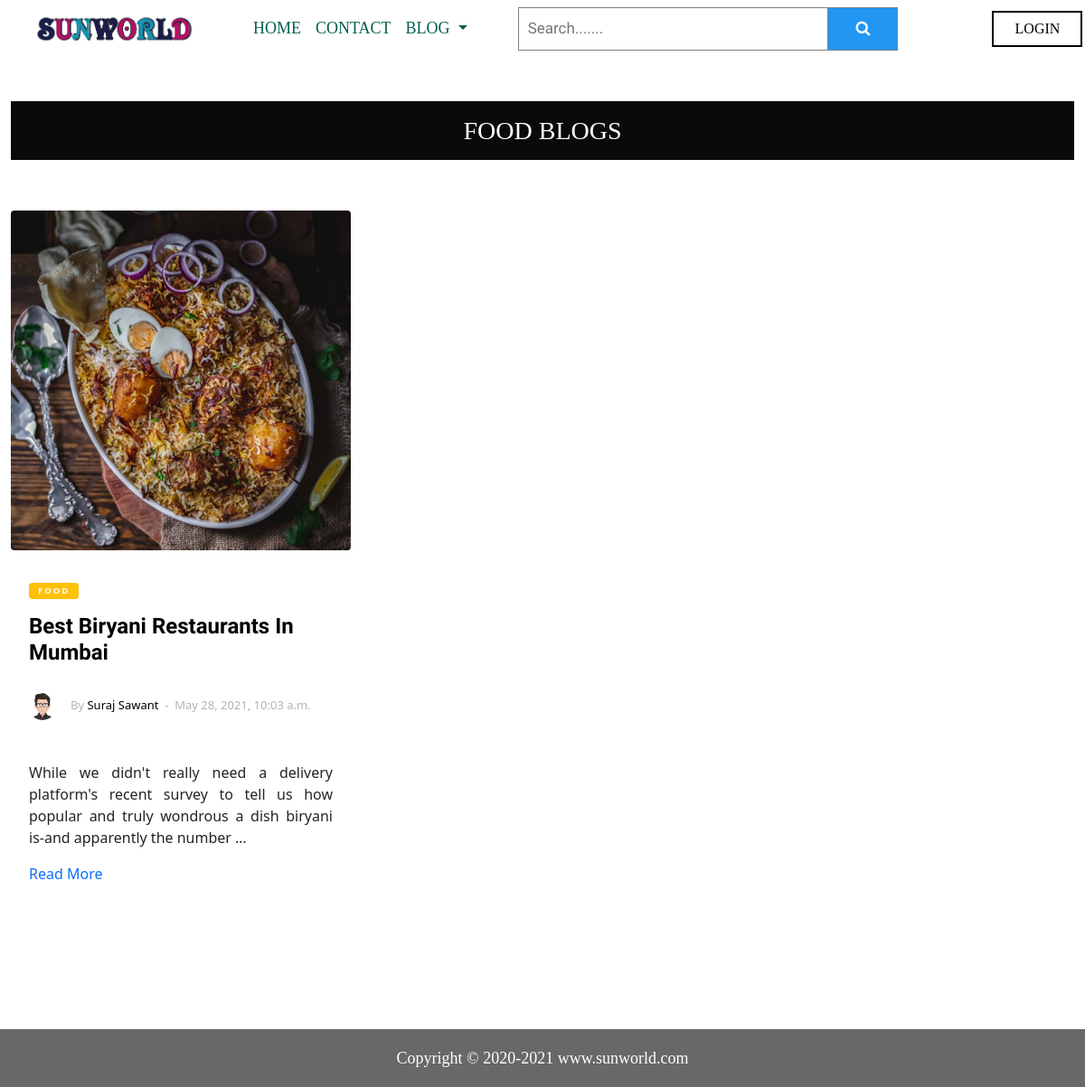
Screenshot of /food/ with the database file from the repository.
### blogapp/models.py (models this page shows, shortened)
class Post(models.Model):
    STATUS_CHOICES = (('draft','Draft'),('published','Published'))
    BLOG_CATEGORY_CHOICES = (('general','General'),('tech','Tech'),('food','Food'),('travel','Travel'),('sports','Sports'))
    TRENDING_CHOICES = (('trending', 'Trending'),('normal','Normal'))
    blog_category = models.CharField(max_length=50, choices=BLOG_CATEGORY_CHOICES, default='general')
    title = models.CharField(max_length=250)
    slug = models.SlugField(max_length=250, unique_for_date='publish')
    author = models.ForeignKey(User, on_delete=models.CASCADE, related_name='blog_posts')
    body = models.TextField()
    trending = models.CharField(max_length=50, choices=TRENDING_CHOICES, default='normal')
    publish = models.DateTimeField(default=timezone.now)
    created = models.DateTimeField(auto_now_add=True)
    updated = models.DateTimeField(auto_now=True)
    status = models.CharField(max_length=10, choices=STATUS_CHOICES, default='draft')
    image = models.ImageField()
    objects = models.Manager() # The default manager.
    published = PublishedManager() # Our custom manager.
    class Meta:
        ordering=('-publish',)
    def get_absolute_url(self):
        return reverse('blogapp:post_detail',
                       args=[self.publish.year,
                             self.publish.month,
                             self.publish.day,
                             self.slug])
    def fullname(self):
        return f'{self.author.first_name} {self.author.last_name}'

### blogapp/views.py (the view)
# urls.py: path('food/',views.FoodListView.as_view(), name='food'),
class FoodListView(ListView):
    queryset = Post.objects.all().filter(blog_category__icontains='Food')
    context_object_name = 'posts'
    paginate_by = 6
    template_name = 'blog/post/food.html'

### blogapp/templates/blog/post/food.html (shortened to what this page needs)
{% extends "blog/base.html" %}
{% load static %}
{% block content %}
<div class="main-body">
<div class="site-section py-4">
  <div class="container">
    <div class="row-mb-5">
      <div class="col-12 my-4 pb-4">
        <h3 class='text-center py-3 inner-text'>Food Blogs</h3>
      </div>
      <div class="row">
        {% for post in posts %}
        <div class="col-lg-4 mb-4">
          <div class="entry2">
            <a href="{{ post.get_absolute_url }}"><img src="{{ post.image.url }}" alt="Image" class="img-fluid rounded"
                data-pagespee></a>
            <div class="excerpt">
              <span class="post-category text-white bg-warning mb-3">{{ post.blog_category }}</span>
              <h2><a href="{{ post.get_absolute_url }}">{{ post.title }}</a></h2>
              <div class="post-meta align-items-center text-left clearfix">
                <figure class="author-figure mb-0 mr-3 float-left"><img src="{% static 'images/default.png' %}" alt="Image"
                    class="img-fluid"></figure>
                <span class="d-inline-block mt-1">By <a href="#"> {{ post.fullname }}</a></span>
                <span>&nbsp;-&nbsp; {{ post.publish }}</span>
              </div>
              <p>{{ post.body|safe|truncatewords:25|linebreaks }}</p>
              <p><a href="{{ post.get_absolute_url }}">Read More</a></p>
            </div>
          </div>
        </div>
        {% endfor %}
      </div>
    </div>
  </div>
</div>
</div>
{% endblock content %}

### static/css/blog.css (style rules this page uses)
a { color:#00abff; text-decoration:none; }
h2, .h2 { font-size: 50px; }
a, a:hover, a:focus { text-decoration: none; }
a { text-decoration: none!important; }
h1, h2, h3, h4, h5, h6 { color: #000000; font-family: "hanskendrick"; font-weight: 600; line-height: 1.2; }
h2 { font-family: 'Farro', sans-serif; }
p { text-align: justify; }
.text-center { text-align: center!important; }
.align-items-center { align-items: center!important; }
.entry2 img { margin-bottom: 30px; }
.img-fluid { max-width: 100%; height: auto; }
.site-section { padding: 5em 0; }
.entry2 .excerpt { padding-left: 20px; padding-right: 20px; }
.post-category { display: inline-block; padding: 2px 10px; border-radius: 4px; letter-spacing: .2em; font-weight: 700; font-size: .6rem; text-transform: uppercase; }
.entry2 h2 { font-size: 24px; margin-bottom: 30px; font-weight: 700; }
.entry2 h2 a { color: #000; }
.entry2 .post-meta { color: #b3b3b3; font-size: 13px; width: 100%; display: block; }
.mr-3 { margin-right: 1rem!important; }
.mb-0 { margin-bottom: 0!important; }
.float-left { float: left!important; }
figure { margin: 0 0 1rem; }
.entry2 .post-meta .author-figure img { width: 30px; border-radius: 50%; }
.d-inline-block { display: inline-block!important; }
.entry2 .post-meta a { color: #000; }
.inner-text { text-transform: uppercase; background-color: #0a0a0a; padding-top: 27px; margin-top: 0px; color: white; }
.container { max-width: 1200px!important; }
img { vertical-align: middle; border-style: none; }

### rows the page displays
Post: image (picture), blog_category "FOOD", title "Best Biryani Restaurants In Mumbai", fullname "Suraj Sawant", publish "May 28, 2021, 10:03 a.m.", body "While we didn't really need a delivery platform's recent survey to tell us how popular and truly wondrous a dish biryani is-and apparently the number …"
